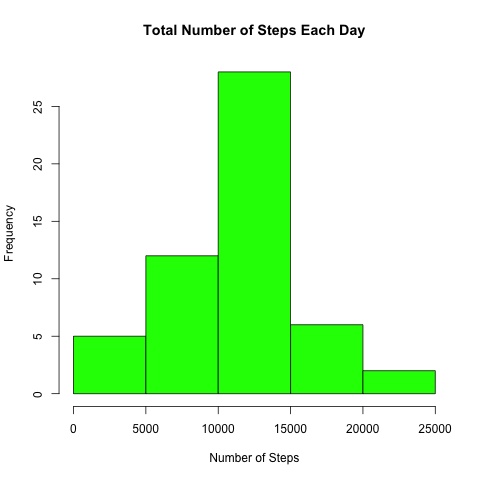

Write the R code that produced this figure.

library(ggplot2)
read <- read.csv(file = "activity.csv")
steps_date <- aggregate(steps ~ date, read, sum)
png("Plot 1.png")
hist(steps_date$steps, main = "Total Number of Steps Each Day", col = "green", xlab = "Number of Steps")
dev.off()
